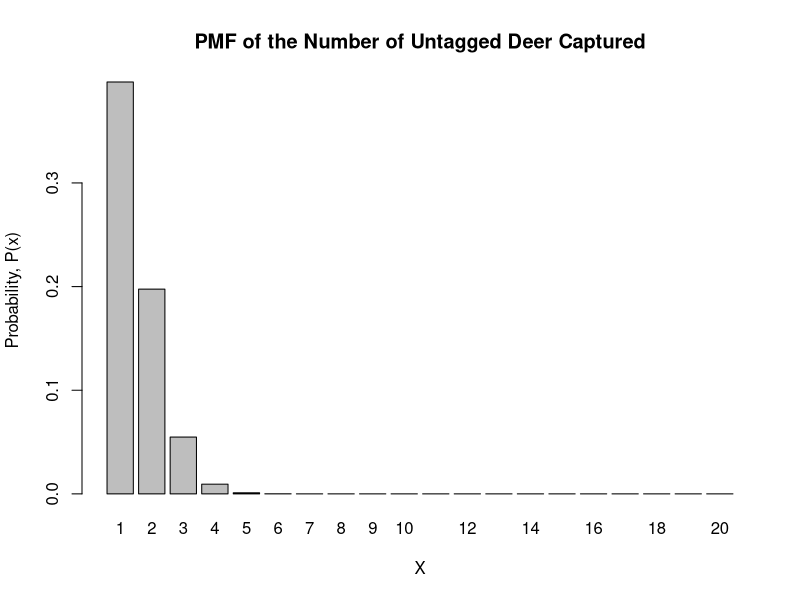
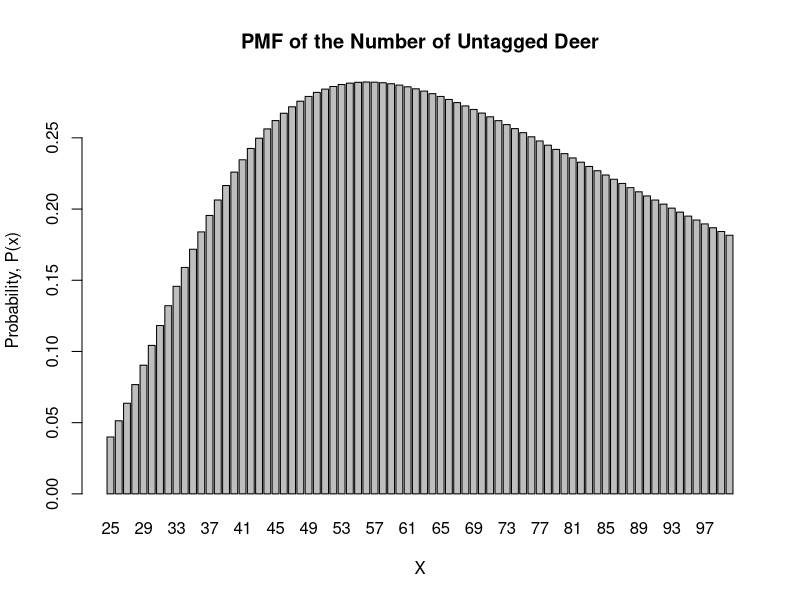

Recreate these plots in R, in order.
# X = the number of tagged deer
x = 0:20; m = 10; n = 190; k = 20 #10 tagged, 190 untagged, sample size of 20
# X~hypergeo(m = 10, n = 190, k = 20)
# for a hypergeometric distribution, X is the number of outcomes of a  certain 
# type that you get from a sample of size k. The total sample space has m objects
# of the same type as x, and n that are a different type. The sample is taken 
# without replacement from a finite population.
x = 1:20
P = dhyper(x, m, n, k)
E = m*k/(m+n);
V = m*n*k*(m+n-k)/((m+n)^2*(m+n-1));
barplot(P, names.arg=x, main="PMF of the Number of Untagged Deer Captured", xlab="X", ylab="Probability, P(x)")

#a)
  Pa = phyper(q=1, m, n, k)
#b)
  untagged = 25:100;
  Pb = dhyper(x=3, m=10, n=untagged, k=20)
  barplot(Pb, names.arg=untagged, main="PMF of the Number of Untagged Deer", xlab="X", ylab="Probability, P(x)")
  